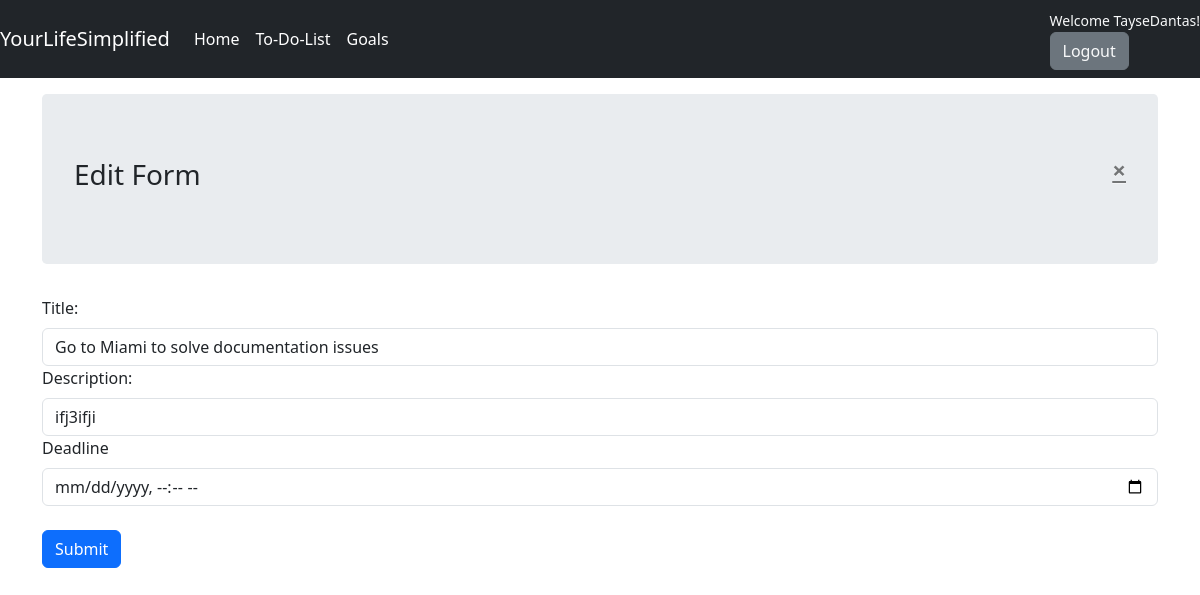
Screenshot of /todolist/edit_task/5 (signed in) with the database file from the repository.
### todolist/models.py (models this page shows)
class ToDoList(models.Model):
    objects = None
    user = models.ForeignKey(User, on_delete=models.CASCADE, null=True)
    title = models.CharField(max_length=100, unique=True)
    description = models.TextField(max_length=10000, blank=True)
    end_date = models.DateTimeField(auto_now=False, blank=True)
    is_completed = models.BooleanField(default=False)
    created_at = models.DateTimeField(auto_now_add=True)

### todolist/views.py (the view)
# urls.py: path('edit_task/<int:id>', views.edit_task, name='edit_task'),
def edit_task(request, id):
    tasks = ToDoList.objects.get(user=request.user, id=id)
    if request.method == 'POST':
        title = request.POST['title']
        description = request.POST['description']
        end_date = request.POST['deadline']
        ToDoList.objects.filter(id=id).update(user=request.user, title=title, description=description, end_date=end_date)
        return redirect('todolist')
    context = {
        'tasks': tasks,
    }
    return render(request, 'to_do_list/todolist_edit.html', context)

### templates/to_do_list/todolist_edit.html (shortened to what this page needs)
{% extends 'base.html' %}
{% block content %}
<div class="container py-3">
      <div class="jumbotron">
            <a href="{% url 'todolist' %}" class="close"><span aria-hidden="true">&times;</span>
            </a>
            <h3>Edit Form</h3>
      </div>
<form method="POST" action="">
          <label>Title:</label>
          <input class="form-control" name="title" type="text" value="{{tasks.title}}">
          <label>Description:</label>
          <input class="form-control" name="description" type="text" value="{{tasks.description}}">
          <label>Deadline</label>
          <input class="form-control" name="deadline" type="datetime-local"><br>
          <button class="btn btn-primary" type="submit">Submit</button>
</form>
</div>
{% endblock %}

### templates/includes/navbar.html (shortened to what this page needs)
<nav class="navbar navbar-expand-lg navbar-dark bg-dark">
  <a class="navbar-brand" href="#">YourLifeSimplified</a>
  <div class="collapse navbar-collapse" id="navbarSupportedContent">
    <ul class="navbar-nav mr-auto">
      <li class="nav-item active">
        <a class="nav-link" href="{% url 'home' %}">Home <span class="sr-only">(current)</span></a>
      </li>
      <li class="nav-item active">
        <a class="nav-link" href="{% url 'todolist' %}">To-Do-List</a>
      </li>
      <li class="nav-item active">
        <a class="nav-link" href="#">Goals</a>
      </li>
    </ul>
      <div class="widget-header">
          {% if user.is_authenticated %}
          <small class="title text-light">Welcome {{user.username}}!</small>
          {% else %}
          <small class="title text-light">Welcome Guest!</small>
          {% endif %}
          <div>
              {% if not user.is_authenticated %}
              <a class="text-light btn btn-primary" href="{% url 'register' %}">Register</a> <span class=""> | </span>
              <a class="text-light btn btn-success" href="{% url 'login' %}"> Login</a>
              {% elif user.is_authenticated %}
              <a class="text-light btn btn-secondary" href="{% url 'logout' %}">Logout</a>
              {% endif %}
          </div>
      </div>
  </div>
</nav>

### rows the page displays
ToDoList: title "Go to Miami to solve documentation issues", description "ifj3ifji"

### other values shown
{{ user.username }} "TayseDantas"
